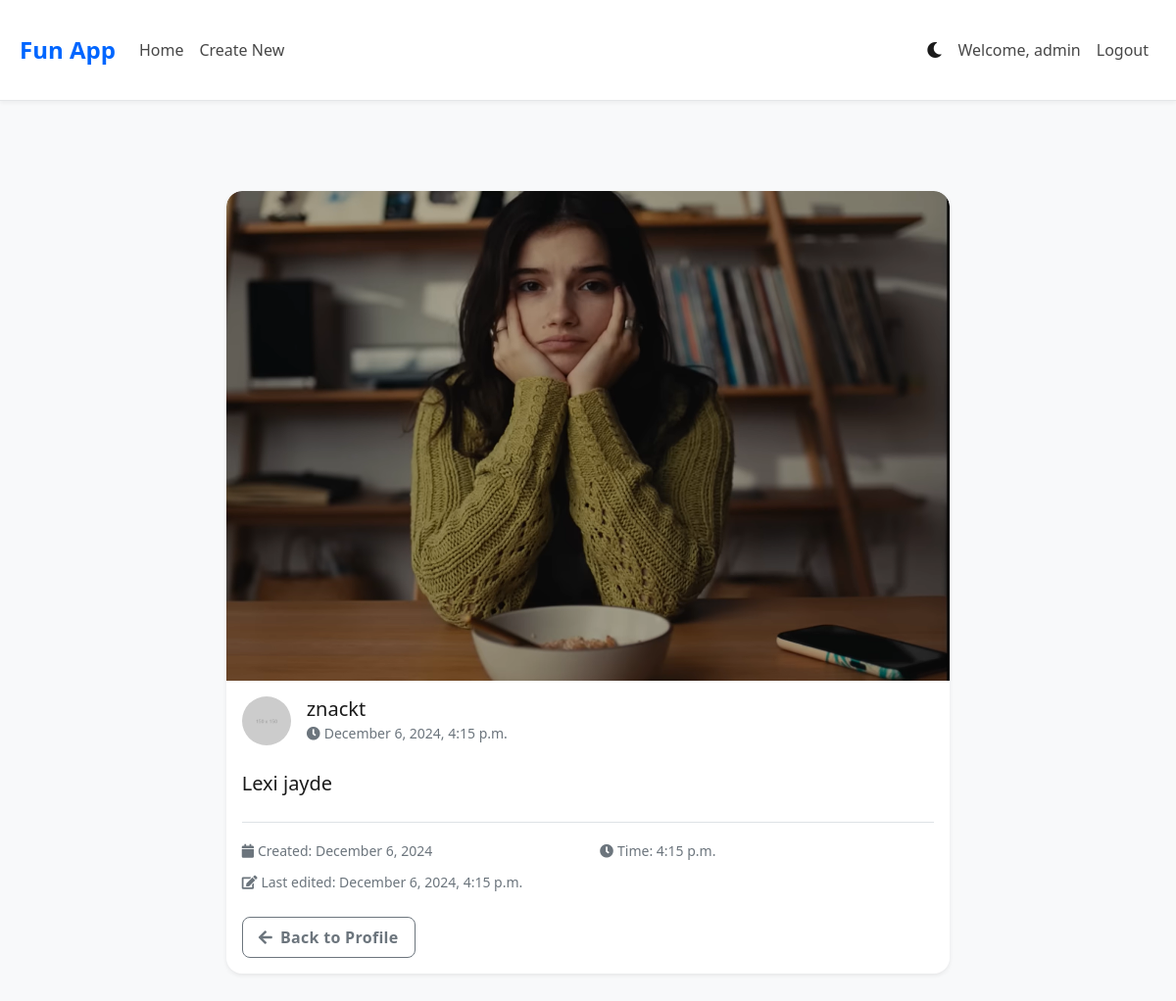
The page /fun/19/ (signed in) on the database its author committed.
### sh_fun/models.py (models this page shows, shortened)
class Fun(models.Model):
    user = models.ForeignKey(User, on_delete=models.CASCADE)
    text = models.TextField()
    photo = models.ImageField(upload_to='fun_photos/', null=True, blank=True)
    created_at = models.DateTimeField(auto_now_add=True)
    updated_at = models.DateTimeField(auto_now=True)

class UserProfile(models.Model):
    user = models.OneToOneField(User, on_delete=models.CASCADE, related_name='userprofile')
    profile_picture = models.ImageField(
        upload_to='profile_pics/',
        default='profile_pics/default.png',
        blank=True
    )
    bio = models.TextField(max_length=500, blank=True, null=True, default="")
    location = models.CharField(max_length=100, blank=True, null=True)
    birth_date = models.DateField(null=True, blank=True)
    website = models.URLField(max_length=200, blank=True, null=True)
    email_verified = models.BooleanField(default=False)
    email_verification_token = models.CharField(max_length=100, blank=True, null=True)

### sh_fun/views.py (the view)
# urls.py: path('fun/<int:fun_id>/', views.fun_detail, name='fun_detail'),
@login_required
def fun_detail(request, fun_id):
    fun = get_object_or_404(Fun, id=fun_id)
    return render(request, 'fun_detail.html', {'fun': fun})

### sh_fun/templates/fun_detail.html (shortened to what this page needs)
{% extends 'index.html' %}
{% load static %}
{% block content %}
<div class="container py-5">
    <div class="row justify-content-center">
        <div class="col-md-8">
            <div class="card shadow-sm">
                {% if fun.photo %}
                    <img src="{{ fun.photo.url }}" class="card-img-top" alt="Fun Photo">
                {% endif %}
                <div class="card-body">
                    <div class="d-flex align-items-center mb-4">
                        <div class="me-3">
                            {% if fun.user.userprofile.profile_picture %}
                                <img src="{{ fun.user.userprofile.profile_picture.url }}"
                                        class="rounded-circle" width="50" height="50"
                                        style="object-fit: cover;" alt="Profile Picture">
                            {% else %}
                                <div class="rounded-circle bg-secondary d-flex align-items-center justify-content-center"
                                        style="width: 50px; height: 50px;">
                                    <span class="text-white">{{ fun.user.username|make_list|first|upper }}</span>
                                </div>
                            {% endif %}
                        </div>
                        <div>
                            <h5 class="mb-0">{{ fun.user.get_full_name|default:fun.user.username }}</h5>
                            <small class="text-muted">
                                <i class="fas fa-clock me-1"></i>{{ fun.created_at|date:"F j, Y, g:i a" }}
                            </small>
                        </div>
                    </div>
                    <p class="lead mb-4">{{ fun.text }}</p>
                    <div class="border-top pt-3">
                        <div class="row">
                            <div class="col-md-6">
                                <small class="text-muted">
                                    <i class="fas fa-calendar me-1"></i>Created: {{ fun.created_at|date:"F j, Y" }}
                                </small>
                            </div>
                            <div class="col-md-6">
                                <small class="text-muted">
                                    <i class="fas fa-clock me-1"></i>Time: {{ fun.created_at|time:"g:i a" }}
                                </small>
                            </div>
                            {% if fun.updated_at != fun.created_at %}
                            <div class="col-12 mt-2">
                                <small class="text-muted">
                                    <i class="fas fa-edit me-1"></i>Last edited: {{ fun.updated_at|date:"F j, Y, g:i a" }}
                                </small>
                            </div>
                            {% endif %}
                        </div>
                    </div>
                    <div class="mt-4">
                        <a href="{% url 'profile' %}" class="btn btn-outline-secondary">
                            <i class="fas fa-arrow-left me-2"></i>Back to Profile
                        </a>
                    </div>
                </div>
            </div>
        </div>
    </div>
</div>
{% endblock %}

### templates/base.html (shortened to what this page needs)
{% load static %}
<!DOCTYPE html>
<html lang="en" data-bs-theme="light">
<head>
    <link href="https://cdn.jsdelivr.net/npm/bootstrap@5.3.0/dist/css/bootstrap.min.css" rel="stylesheet">
    <link rel="stylesheet" href="https://cdnjs.cloudflare.com/ajax/libs/font-awesome/5.15.4/css/all.min.css">
</head>
<body>
    <nav class="navbar navbar-expand-lg">
        <div class="container">
            <a class="navbar-brand" href="{% url 'fun_list' %}">Fun App</a>
            <div class="collapse navbar-collapse" id="navbarNav">
                <ul class="navbar-nav me-auto">
                    <li class="nav-item">
                        <a class="nav-link" href="{% url 'fun_list' %}">Home</a>
                    </li>
                    {% if user.is_authenticated %}
                    <li class="nav-item">
                        <a class="nav-link" href="{% url 'create_fun' %}">Create New</a>
                    </li>
                    {% endif %}
                </ul>
                <ul class="navbar-nav">
                    <li class="nav-item">
                        <button class="theme-toggle-btn" id="themeToggle">
                            <i class="fas fa-moon"></i>
                        </button>
                    </li>
                    {% if user.is_authenticated %}
                    <li class="nav-item">
                        <span class="nav-link">Welcome, {{ user.username }}</span>
                    </li>
                    <li class="nav-item">
                        <a class="nav-link" href="{% url 'logout' %}">Logout</a>
                    </li>
                    {% endif %}
                </ul>
            </div>
        </div>
    </nav>
    <div class="container mt-4">
        {% block content %}
        {% endblock %}
    </div>
</body>
</html>

### templates/base.html (style rules this page uses)
:root[data-bs-theme="light"] { --bs-body-bg: #f8f9fa; --bs-body-color: #1a1a1a; --card-bg: #ffffff; --nav-bg: #ffffff; --border-color: #e4e6e8; --shadow-color: rgba(0,0,0,0.08); --text-muted: #6c757d; --primary-color: #0066ff; --primary-hover: #0052cc; --navbar-toggler-color: #1a1a1a; --card-shadow: 0 2px 4px rgba(0,0,0,0.05); --card-hover-shadow: 0 8px 16px rgba(0,0,0,0.1); }
body { min-height: 100vh; transition: all 0.3s ease; color: var(--bs-body-color); background-color: var(--bs-body-bg); }
.navbar { background-color: var(--nav-bg) !important; box-shadow: var(--card-shadow); transition: all 0.3s ease; border-bottom: 1px solid var(--border-color); backdrop-filter: blur(10px); -webkit-backdrop-filter: blur(10px); }
.navbar-brand { font-weight: 700; font-size: 1.5rem; color: var(--primary-color) !important; }
.theme-toggle-btn { background: none; border: none; color: var(--bs-body-color); padding: 8px; cursor: pointer; transition: transform 0.3s ease; }
.card { background-color: var(--card-bg); border: 1px solid var(--border-color); border-radius: 16px; box-shadow: var(--card-shadow); transition: all 0.3s ease; overflow: hidden; }
.btn { border-radius: 12px; padding: 8px 20px; transition: all 0.3s ease; font-weight: 600; letter-spacing: 0.3px; }
.rounded-circle { transition: all 0.3s ease; }
.card-img-top { transition: all 0.5s ease; }
.nav-link { position: relative; padding: 8px 16px; color: var(--bs-body-color) !important; opacity: 0.8; }
.nav-link::after { content: ''; position: absolute; width: 0; height: 2px; bottom: 0; left: 50%; background-color: var(--primary-color); transition: all 0.3s ease; transform: translateX(-50%); }
.container { padding: 20px; max-width: 1200px; }
.text-muted { color: var(--text-muted) !important; }

### sh_fun/templates/fun_detail.html (style rules this page uses)
.card { border-radius: 1rem; border: none; }
.card-img-top { border-top-left-radius: 1rem; border-top-right-radius: 1rem; max-height: 500px; object-fit: cover; }
.btn { border-radius: 0.5rem; padding: 0.5rem 1rem; }

### rows shown on the page
Fun: photo (picture), user.userprofile.profile_picture (placeholder picture), user.get_full_name "znackt", created_at "December 6, 2024, 4:15 p.m.", text "Lexi jayde", created_at "December 6, 2024", created_at "4:15 p.m.", updated_at "December 6, 2024, 4:15 p.m."

### other values the page prints
{{ user.username }} "admin"
